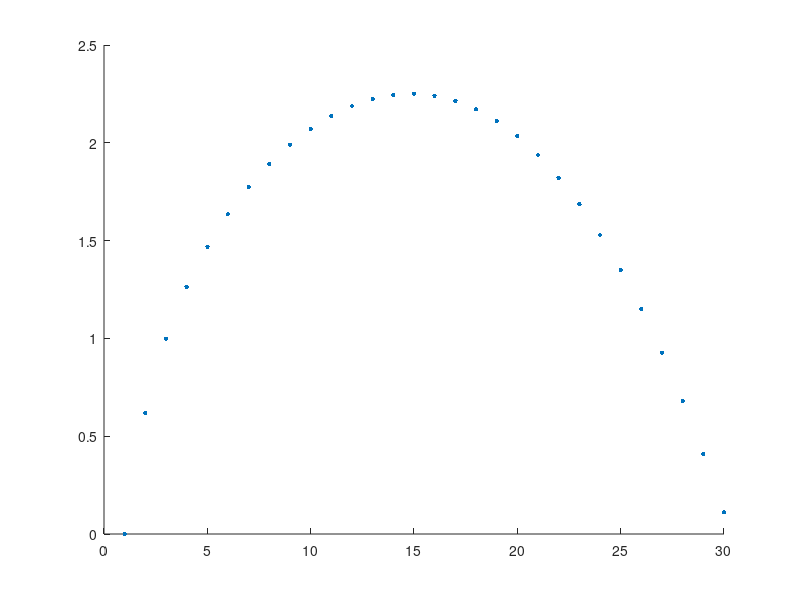

MATLAB code for this plot: (Note: this script raises an error after producing the figure.)
%% Code for bifurcation plots of the local correlation approximation with random reproductive rate in the article "Finding analytical approximations for discrete, stochastic, individual-based models of ecology"


clear all

%% r as a bifurcation parameter
T = 5000;

p=0.5;
s=1;
T = 5000;

r_vals=1:1:30;

y1 = zeros(T, length(r_vals));

j=0;
for r = r_vals
    r
    j=j+1;
    y1(1,j) = rand(1);
  
  
    
    
    for t=1:T-1
        
        
        y1(t+1,j) = r*y1(t,j)*((1-1/(2*s+1)^2)*p-p+1)^(r/p-1)*(y1(t,j)*((1-(1/(2*s+1)^2))*p-p+1)^(r/p)-y1(t,j)+1)^((2*s+1)^2-1);
      
        
        
    end
    
    
end

figure;
plot(r_vals, (r_vals.*y1((4500:5000),:)),'.', 'color', [0, 0.4470, 0.7410], 'MarkerSize', 10)
% %plot(r_vals, y((2700:3001),:),'.', 'color', [0, 0.4470, 0.7410], 'MarkerSize', 15)
h=gca;
set(h,'box','off')
h.TickLength = [0.01 0.01];
h.LineWidth = 1.2;
 xticks([0 5 10 15 20 25 30])
 ylim([0 12])
 yticks([0 2 4 6 8 10 12])
set(h,'TickLabelInterpreter','latex')
ylabel('Population density', 'Interpreter', 'latex', 'FontSize', 12 )
xlabel('Number of offspring: $r$', 'Interpreter', 'latex', 'FontSize', 12)
set(h, 'FontSize', 14)
%title('()', 'Interpreter', 'latex')
set(get(gca,'title'),'Position',[15 11 0])
set(gca,'TickDir','out');
 htext = text(2,11.5, '(a)', 'Interpreter', 'latex', 'FontSize', 14);
 %ylabel('')
% % filename=sprintf('bifdiagram_s%d',d);
% % print(filename, '-depsc');
% % savefig(filename);


% %% s as bifrucation parameter
% s_vals = 1:100;
%    D=201;
% 
% 
% T = 5000;
% 
% r=30;
% 
% 
% y1 = zeros(T, length(s_vals));
% y2 = zeros(T, length(s_vals));
% 
% for s = s_vals
%     s
%     
%     y1(1,s) = rand(1);
%     y2(1,s) = rand(1);
%     
%     
%     delta = (s*(s+1))/(D*(2*s+1));
%     
%     
%     for t=1:T-1
%         
%         
%         y1(t+1,s) = (1-delta)*r*y1(t,s)*exp(-r*y1(t,s)) + delta*r*y2(t,s)*exp(-r*y2(t,s));
%         
%         y2(t+1,s) = (1-delta)*r*y2(t,s)*exp(-r*y2(t,s)) + delta*r*y1(t,s)*exp(-r*y1(t,s));
%         
%         
%     end
%     
%     
% end
% 
% 
% figure;
% plot(s_vals(1:14), 0.5*(r*y1((4500:5000),(1:14))+r*y2((4500:5000),(1:14))),'.', 'color', [0, 0.4470, 0.7410], 'MarkerSize', 5)
% hold on 
% plot(s_vals(71:100), 0.5*(r*y1((4500:5000),(71:100))+r*y2((4500:5000),(71:100))),'.', 'color', [0, 0.4470, 0.7410], 'MarkerSize', 5)
% hold on
% plot(s_vals(15:70), 0.5*(r*y1((4500:5000),(15:70))+r*y2((4500:5000),(15:70))),'.', 'color', [0, 0.4470, 0.7410], 'MarkerSize', 10)
% % %plot(r_vals, y((2700:3001),:),'.', 'color', [0, 0.4470, 0.7410], 'MarkerSize', 15)
% h=gca;
% set(h,'box','off')
% h.TickLength = [0.01 0.01];
% h.LineWidth = 1.2;
% xticks([0 20 40 60 80 100])
% % xticks([0 10 20 30])
%  ylim([0 12])
% yticks([0 2 4 6 8 10 12])
% set(h,'TickLabelInterpreter','latex')
% ylabel('Population density', 'Interpreter', 'latex', 'FontSize', 12 )
% xlabel('Dispersal distance: $s$', 'Interpreter', 'latex', 'FontSize', 12)
% set(h, 'FontSize', 24)
% %title('()', 'Interpreter', 'latex')
% set(get(gca,'title'),'Position',[15 11 0])
% set(h, 'FontSize', 14)
% % % filename=sprintf('bifdiagram_s%d',d);
% % % print(filename, '-depsc');
% % % savefig(filename);
